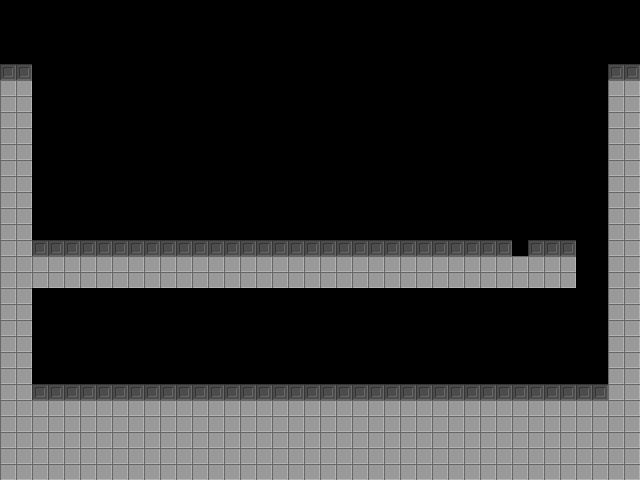

This is a level from a 2D game, rendered from its Tiled map with the project's own tilesets. A one-line summary and the map file follow, with tile-layer data summarised:
An orthogonal 40x30 tile map with 16x16 px tiles, 1 tile layer (Walls).

<map version="1.0" orientation="orthogonal" renderorder="right-down" width="40" height="30" tilewidth="16" tileheight="16">
 <tileset firstgid="1" name="set" tilewidth="16" tileheight="16">
  <image source="set.png" width="64" height="64" />
 </tileset>
 <layer name="Walls" width="40" height="30">
  <data>[1200 cells, 427 non-empty, 5 distinct tile ids]</data>
 </layer>
</map>